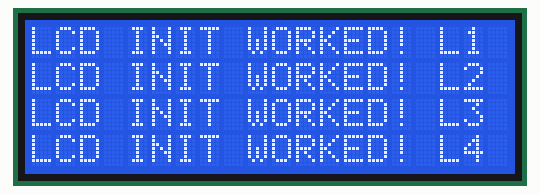
The sketch below on a simulated Arduino Uno, built with avr-gcc and run on an emulated ATmega328P. On the bench: 20×4 character LCD.

Above: at 2.1 s.
At 4.1 s:
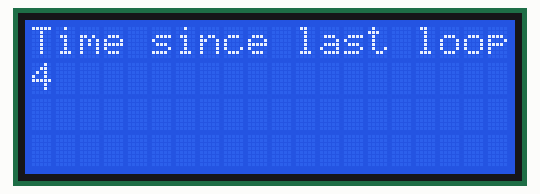
At 8.1 s:
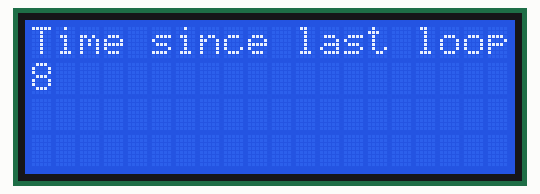
At 12.1 s:
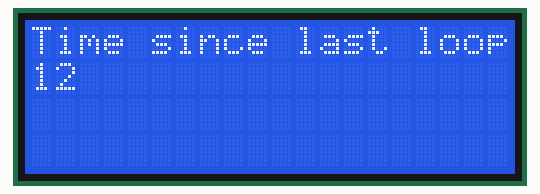
At 21.1 s:
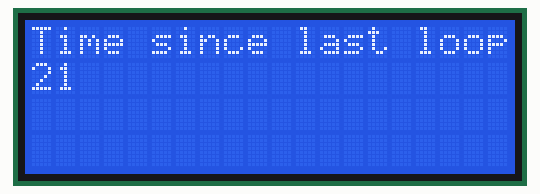
At 39.1 s:
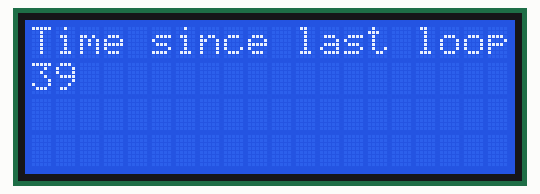

The sketch:

LIQUID_CRYSTAL.ino
```cpp
// include the library code:
#include <LiquidCrystal.h>

// initialize the library by associating any needed LCD interface pin
// with the arduino pin number it is connected to
const int rs = 0, en = 1, d4 = 14, d5 = 15, d6 = 16, d7 = 17;
LiquidCrystal lcd(rs, en, d4, d5, d6, d7);

void setup()
{
    delay(2000);
    // set up the LCD's number of columns and rows:
    lcd.begin(20, 4);
    // Print a message to the LCD.
    lcd.print("LCD INIT WORKED! L1");
    lcd.setCursor(0,1);
    lcd.print("LCD INIT WORKED! L2");
    lcd.setCursor(0,2);
    lcd.print("LCD INIT WORKED! L3");
    lcd.setCursor(0,3);
    lcd.print("LCD INIT WORKED! L4");
    delay(2000);
    lcd.clear();
    lcd.setCursor(0,0);
    lcd.print("Time since last loop");
}

void loop()
{
    // set the cursor to column 0, line 1
    // (note: line 1 is the second row, since counting begins with 0):
    lcd.setCursor(0, 1);
    // print the number of seconds since reset:
    lcd.print(millis() / 1000);

}
```

Measured:
- what the display in image 0 shows lasts 2.0 s, from 2.1 s to 4.1 s
- what the display in image 1 shows lasts 0.9 s, from 4.1 s to 5.0 s
